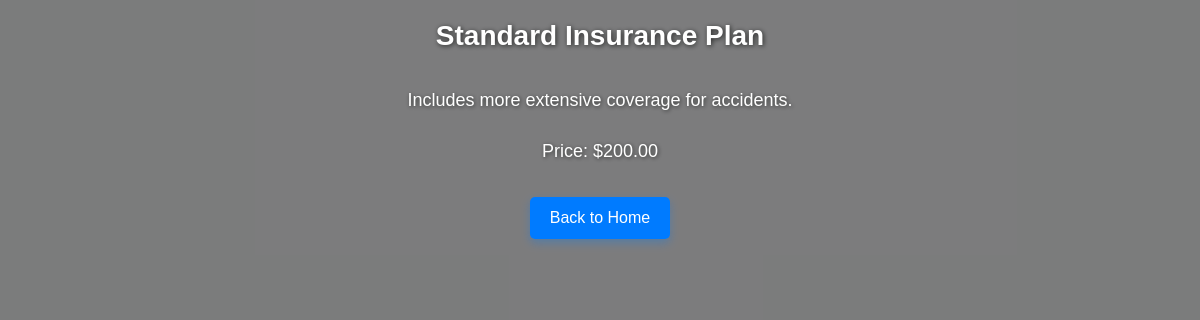
Page /policy/Standard Insurance Plan/ (signed in) on the committed database.
### insurance/models.py (models this page shows, shortened)
class Policy(models.Model):
    name = models.CharField(max_length=255)
    description = models.TextField()
    price = models.DecimalField(max_digits=10, decimal_places=2)
    image = models.ImageField(upload_to='policy_images/', null=True, blank=True)
    additional_details = models.TextField(null=True, blank=True)
    default = models.BooleanField(default=False)  # This is the field we're referring to
    created_at = models.DateTimeField(auto_now_add=True)  # Optional, if you need to track creation time

### insurance/views.py (the view)
# urls.py: path('policy/<str:policy_name>/', views.policy_details, name='policies_details'),
@login_required
def policy_details(request, policy_name):
    policy = get_object_or_404(Policy, name = policy_name)
    return render(request, 'insurance/policies_details.html', {'policy': policy})

### insurance/templates/insurance/policies_details.html (shortened to what this page needs)
{% load static %}
<!DOCTYPE html>
<html lang="en">
<head>
    <link rel="stylesheet" href="{% static 'insurance/policies_details.css' %}">
</head>
<body>
    <h2>{{ policy.name }}</h2>
    <p>{{ policy.description }}</p>
    <p>Price: ${{ policy.price }}</p>
    <a href="{% url 'home' %}">Back to Home</a>
</body>
</html>

### insurance/static/insurance/policies_details.css (style rules this page uses)
body::after { content: ""; position: absolute; top: 0; left: 0; width: 100%; height: 100%; background: rgba(0, 0, 0, 0.5); z-index: -1; }
h2 { font-size: 28px; color: #fff; text-align: center; margin-top: 20px; text-shadow: 1px 1px 5px rgba(0, 0, 0, 0.7); }
p { font-size: 18px; color: #fff; text-align: center; margin: 15px; text-shadow: 1px 1px 4px rgba(0, 0, 0, 0.6); }
a { display: inline-block; margin: 20px auto; padding: 12px 20px; background-color: #007bff; color: #fff; text-decoration: none; font-size: 16px; border-radius: 5px; box-shadow: 0 4px 10px rgba(0, 123, 255, 0.3); transition: background-color 0.3s ease, box-shadow 0.3s ease; }

### rows in the picture
Policy: name "Standard Insurance Plan", description "Includes more extensive coverage for accidents.", price "200.00"
